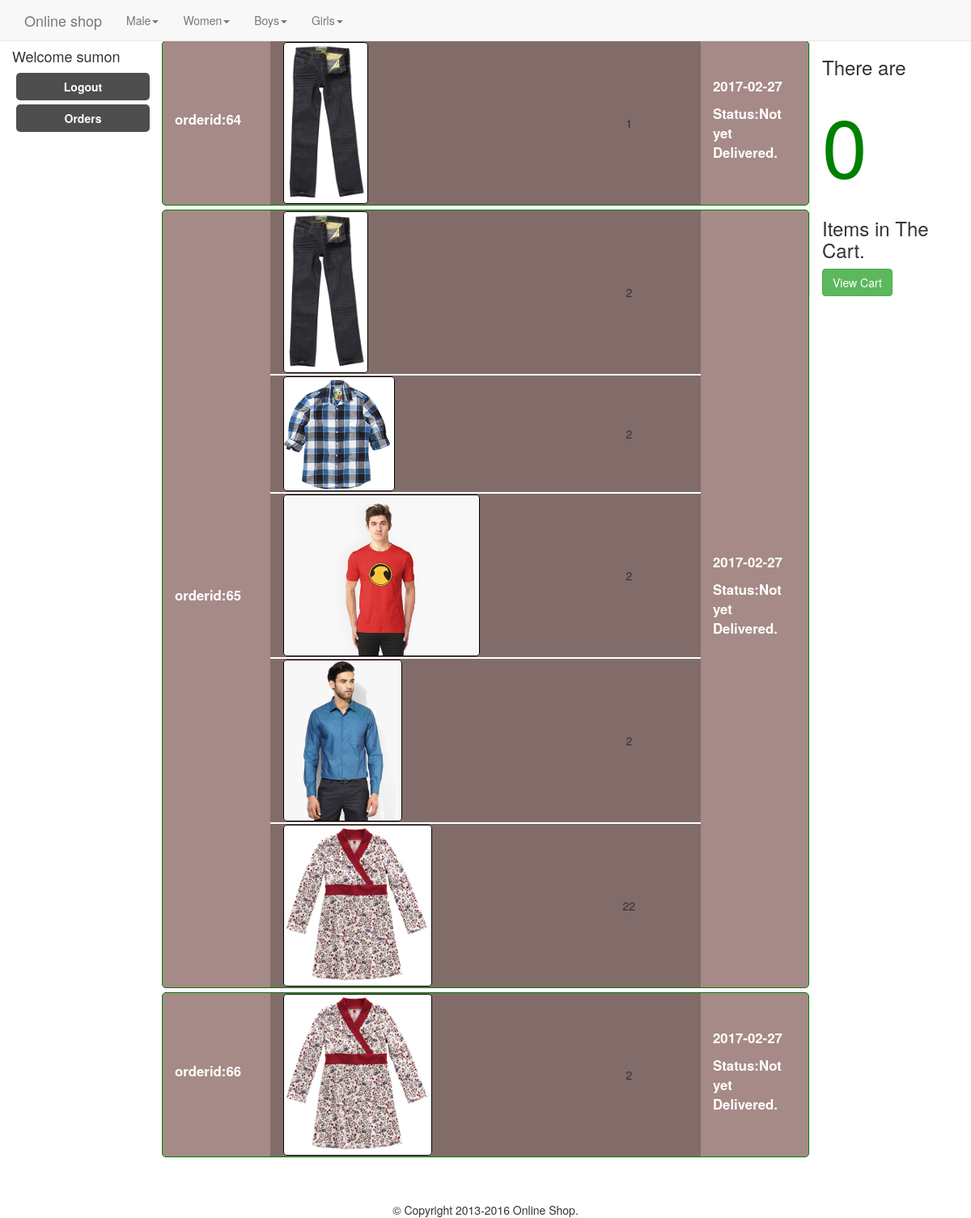
Page /customerorder.php (signed in) on the committed database.
### tables this page shows
CREATE TABLE `categories` (
  `id` int(11) NOT NULL,
  `category` varchar(255) NOT NULL,
  `parent` int(11) NOT NULL DEFAULT '0'
);

CREATE TABLE `orders` (
  `orderId` int(11) NOT NULL,
  `totalAmount` int(11) NOT NULL,
  `date` date NOT NULL,
  `customerid` int(11) NOT NULL,
  `delivered` tinyint(4) NOT NULL DEFAULT '0',
  `sent` tinyint(4) NOT NULL DEFAULT '0'
);

CREATE TABLE `orderdetails` (
  `id` int(11) NOT NULL,
  `orderId` int(11) NOT NULL,
  `productId` int(11) NOT NULL,
  `quantity` int(11) NOT NULL,
  `date` date NOT NULL
);

CREATE TABLE `products` (
  `id` int(11) NOT NULL,
  `title` varchar(255) NOT NULL,
  `price` decimal(10,2) NOT NULL,
  `brand` int(11) NOT NULL,
  `categories` varchar(255) NOT NULL,
  `image` varchar(255) NOT NULL,
  `description` text NOT NULL,
  `featured` int(11) NOT NULL DEFAULT '0',
  `quantity` int(11) NOT NULL
);

### customerorder.php (the view, shortened to what this page needs)
<?php
include 'includes/head.php';
include 'includes/navigation.php';
include 'includes/leftBar.php';
$cusid=$_SESSION['id'];
$sql="SELECT * FROM orders WHERE customerid=$cusid AND delivered=0";
$result=mysql_query($sql) or die(mysql_error());
?>
<div class="col-md-8">
  <?php while($row=mysql_fetch_array($result)): ?>
<div class="row eachOrder">
  <div class="col-md-2">
    <p><?="orderid:".$row['orderId']?></p>
  </div>
  <div class="col-md-8">
    <?php
      $sql="SELECT * FROM orderdetails where orderId='".$row['orderId']."'";
      $result2=mysql_query($sql) or die(mysql_error());
      while($row2=mysql_fetch_array($result2)):
     ?>
    <div class="row">
      <div class="col-xs-8">
        <?php
          $sql="SELECT * FROM products WHERE id='".$row2['productId']."'";
          $result3=mysql_query($sql) or die(mysql_query());
          $row3=mysql_fetch_array($result3);
         ?>
        <img src="<?=$row3['image']?>" class="img img-responsive" alt="<?=$row3['title']?>">
      </div>
      <div class="col-xs-4">
        <?=$row2['quantity']?>
      </div>
    </div>
  <?php endwhile; ?>
  </div>
  <div class="col-md-2">
    <p><?=$row['date']?></p>
    <p>Status:<?php if($row['delivered']==0){
      echo "Not yet Delivered.";
    }else{
      echo "Delivered.";
    } ?></p>
  </div>
</div>
<?php endwhile; ?>
</div>
<?php
include 'includes/rightSideBar.php';
?>
</div>
<?php
include 'includes/footer.php';
?>

### includes/navigation.php (shortened to what this page needs)
<?php
    $sql="SELECT * FROM categories WHERE parent=0";
    $result=mysql_query($sql) or die(mysql_error());
?>
        <nav class="navbar navbar-default navbar-fixed-top">
            <div class="container">
              <div class="navbar-header">
                <a href="index.php" class="navbar-brand">Online shop</a>
              </div>
              <div id="navbar" class="navbar-collapse collapse">
                <ul class="nav navbar-nav">
                    <?php
                        while($row=mysql_fetch_array($result)):
                     ?>
                    <li class="dropdown">
                        <a href="#" class="dropdown-toggle" data-toggle="dropdown"><?php echo $row['category']; ?><span class="caret"></span></a>
                    </li>
                    <?php
                  endwhile;
                    ?>
                </ul>
              </div>
            </div>
        </nav>
        <div class="container-fluid">
          <div class="row">

### css/main.css (style rules this page uses)
body { padding-top:50px; }

### customerorder.php (style rules this page uses)
img { max-height: 200px; max-width: 200px; border-radius: 5px; border:1px solid black; margin:1px; }
.eachOrder { background-color: rgb(166, 138, 135); margin-bottom: 5px; border:1px solid green; border-radius: 5px; display: flex; align-items: center; }
.eachOrder .col-md-8 .row { border-bottom: 2px solid white; }
.eachOrder .col-md-8 .row:last-child { border-bottom: 0; }
.eachOrder .col-md-8 { background-color: rgb(129, 108, 106); }
.eachOrder .col-md-8 .row { display: flex; align-items: center; text-align: center; }
.eachOrder .col-md-2 { font-size: 1.2em; color: white; font-weight: 600; }
.eachOrder { margin-bottom: 5px; border:1px solid green; }

### rows in the picture
categories: category "Male"
categories: category "Women"
categories: category "Boys"
categories: category "Girls"
orders: orderId "64", date "2017-02-27", delivered "Not yet Delivered."
orderdetails: productId.image (picture), quantity "1"
orders: orderId "65", date "2017-02-27", delivered "Not yet Delivered."
orderdetails: productId.image (picture), quantity "2"
orderdetails: productId.image (picture), quantity "2"
orderdetails: productId.image (picture), quantity "2"
orderdetails: productId.image (picture), quantity "2"
orderdetails: productId.image (picture), quantity "22"
orders: orderId "66", date "2017-02-27", delivered "Not yet Delivered."
orderdetails: productId.image (picture), quantity "2"

### other values in the picture
$_SESSION["username"] "sumon"
